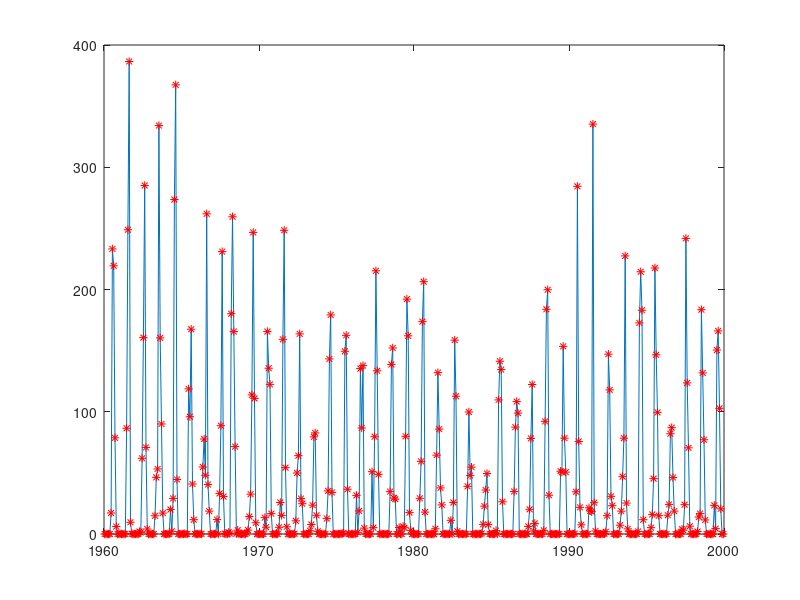

This chart was generated by the following MATLAB code: (Note: this script raises an error after producing the figure.)
%% Clean up and add path
clear; clc;
close all;
addpath('../functions', '../data')
load proj23.mat
%% Plot
figure()
plot(ElGeneina.rain_org_t, ElGeneina.rain_org)
hold on
plot(ElGeneina.rain_org_t, ElGeneina.rain_org, '*', 'Color', 'r')
rain = ElGeneina.rain_org;
% y = rain;
% N = length(rain);
% rain_init = zeros(3,N);
% rain_init(1,:) = rain./3;  
% rain_init(2,:) = rain./3;
% rain_init(3,:) = rain./3;
%%
len = length(ElGeneina.nvdi);
idx_model_nvdi = 1:round(0.7*len);
idx_validation_nvdi = round(0.7*len) + 1 : round(0.9*len);
idx_test_nvdi = round(0.9*len + 1 : len);
tt = ElGeneina.nvdi_t;

last_t = tt(length(idx_model_nvdi));
last_rain_rec = find(last_t - ElGeneina.rain_org_t < 0 & last_t - ElGeneina.rain_org_t > -0.05);

y = ElGeneina.rain_org(1:last_rain_rec);
N = length(y);
rain_init = zeros(3,N);
rain_init(1,:) = y./3;  
rain_init(2,:) = y./3;
rain_init(3,:) = y./3;

%find(tt==nvdi_t(1)) + length(model_nvdi): find(tt==nvdi_t(1)) + length(model_nvdi) + length(validation_nvdi) - 1) + 1);

%idx_model_rain = 1:round(0.7*len);
%idx_validation_nvdi = round(0.7*len) + 1 : round(0.9*len);
%idx_test_nvdi = round(0.9*len + 1 : end);
%% Estimating parameters with Kalman Filter
windowsize = 20;
a1 = -0.4; % Intial AR param estimate

for i = 1:21 % Update Ar 20 time
    if(i == 21)
        y = ElGeneina.rain_org(1:end);
        N = length(y);
        rain_init = zeros(3,N);
        rain_init(1,:) = y./3;  
        rain_init(2,:) = y./3;
        rain_init(3,:) = y./3;
    end
    A =[-a1 0 0;1 0 0; 0 1 0];
    at = zeros(N,1);
    Rw    = 10e-3;                                      % Measurement noise covariance matrix, R_w. Note that Rw has the same dimension as Ry.
    Re    = eye(3)*10e-1;                        % System noise covariance matrix, R_e. Note that Re has the same dimension as Rx_t1.
    Rx_t1 = eye(3); %correct?                             % Initial covariance matrix, V0 = R_{1|0}^{x,x}
    e_hat  = zeros(N,1);                             % Estimated one-step prediction error.
    xt    = rain_init;                         % Estimated states. Intial state, x_{1|0} = 0.
    yhat  = zeros(N,1);                             % Estimated output.
    xStd  = zeros(3,N);                         % Stores one std for the one-step prediction.
    for t=2 :N                                       
        % Update the predicted state and the time-varying state vector.
        x_t1 = A*xt(:,t-1);                         % x_{t|t-1} = A x_{t-1|t-1}
        C    = [1 1 1];     % Use earlier prediction errors as estimate of e_t.
        
        % Update the parameter estimates.
        Ry = C*Rx_t1*C' + Rw;                       % R_{t|t-1}^{y,y} = C R_{t|t-1}^{x,x} + Rw
        Kt = Rx_t1*C'/Ry;                           % K_t = R^{x,x}_{t|t-1} C^T inv( R_{t|t-1}^{y,y} )
        yhat(t) = C*x_t1;                           % One-step prediction, \hat{y}_{t|t-1}.
        e_hat(t) = y(t)-yhat(t);                     % One-step prediction error, \hat{e}_t = y_t - \hat{y}_{t|t-1}
        xt(:,t) = x_t1 + Kt*( e_hat(t) );            % x_{t|t}= x_{t|t-1} + K_t ( y_t - Cx_{t|t-1} ) 
        
        if (any(xt(:,t) < 0))
            target_sum = sum(xt(:,t)); % The sum that needs to be maintained
            
            % Solve the NNLS problem
            new_data = lsqnonneg(eye(3), xt(:,t));
            
            % Scale the new data to ensure the sum matches the target sum
            scale_factor = target_sum / sum(new_data);
            xt(:,t) = new_data * scale_factor;
        end

        % Update the covariance matrix estimates.
        Rx_t  = Rx_t1 - Kt*Ry*Kt';                  % R^{x,x}_{t|t} = R^{x,x}_{t|t-1} - K_t R_{t|t-1}^{y,y} K_t^T
        Rx_t1 = A*Rx_t*A' + Re;                     % R^{x,x}_{t+1|t} = A R^{x,x}_{t|t} A^T + Re
    
        % Estimate a one std confidence interval of the estimated parameters.
        % This is only for the plots.
        xStd(:,t) = sqrt( diag(Rx_t) );            % This is one std for each of the parameters for the one-step prediction.    
    end
    
    xtemp = flip(xt,1);
    data = iddata(xtemp(:)); % All x data, should be AR
    model_init = idpoly([1 a1], [], []) ;
    model_armax_1 = pem(data , model_init);
    present(model_armax_1)
    % if a1 == model_armax_1.A(2)
    %     break
    % else
    a1 = model_armax_1.A(2) % New Ar parameter, update and loop
    % end
end

%% Reconstruct 
%Or do this
rain_rec = flip(xt,1); % DISCUSS THIS
rain_reconstructed = rain_rec(:);
rain_reconstructed = [rain_reconstructed(2:end); 0];
% With Provided time vector
tt = ElGeneina.rain_t;

std_rec = flip(xStd,1); % DISCUSS THIS
std_reconstructed = std_rec(:);
std_reconstructed = [std_reconstructed(2:end); 0];

%%

% Or this if using provided time vector
figure(); 
hold on;
pl1 = plot(tt, rain_reconstructed); 

pl2 = plot(tt(1), rain_reconstructed(1),'*', 'color', 'r');
hold on
pl2 = plot(tt(2), rain_reconstructed(2),'*', 'color', 'r');
hold on
pl3 = plot(tt(2), rain(2),'*', 'color', 'k');
hold on
counter = 2;
for i=3:3:length(rain_reconstructed)-2
    plot(tt(i), rain_reconstructed(i),'*', 'color', 'r')
    hold on 
    plot(tt(i+1), rain_reconstructed(i+1),'*', 'color', 'r')
    hold on
    pl2 = plot(tt(i+2), rain_reconstructed(i+2),'*', 'color', 'r');
    hold on
    pl3 = plot(tt(i+2), rain(counter),'*', 'color', 'k');
    hold on
    counter = counter + 1;
end

legend([pl1 pl2 pl3],{'Reconstructed Line ','Reconstructed Points', 'Original'})

%% Compare sums
% Or if using provided time vector
sums = zeros(480, 1);
sums(1) = 0;
counter = 2;
for i=3:3:length(rain_reconstructed)-2
    sums(counter) = rain_reconstructed(i) + rain_reconstructed(i+1) + rain_reconstructed(i+2);
    counter = counter +1;
end
diff = sums - ElGeneina.rain_org;
%% Plot
nvdi = 2.*(ElGeneina.nvdi./255) -1; %log??
nvdi_t = ElGeneina.nvdi_t;
figure();
plot(nvdi_t, nvdi)

plotACFnPACF(nvdi, 40, 'data');

%%
model_t = nvdi_t(idx_model_nvdi);
%model_t = model_t(125:end);
validation_t = nvdi_t(idx_validation_nvdi);
test_t = nvdi_t(idx_test_nvdi);

model_nvdi = nvdi(idx_model_nvdi);
%model_nvdi = model_nvdi(125:end);
validation_nvdi = nvdi(idx_validation_nvdi);
test_nvdi = nvdi(idx_test_nvdi);

figure; 
lambda_max = bcNormPlot(model_nvdi,1)
%% Remove deterministic trend WRONG ONLY ON MODEL DATA
figure();
plot(model_t, model_nvdi)

mdl = fitlm(model_t, model_nvdi)
intercept = mdl.Coefficients(1,1).Estimate;
slope = mdl.Coefficients(2,1).Estimate;
nvdi_trend = model_nvdi- (model_t.*slope + intercept);
figure();
plot(model_t, nvdi_trend)
plotACFnPACF(nvdi_trend, 40, 'data');
figure; 
lambda_max = bcNormPlot(nvdi_trend,1);
%% Remove season of 36
% A36 = [1 zeros(1, 35) -1]; 
% nvdi_season = filter(A36, 1, nvdi_trend);
% nvdi_season = nvdi_season(length(A36) : end );
% nvdi_t = nvdi_t(length(A36) : end);
% figure();
% plot(nvdi_t, nvdi_season)
% plotACFnPACF(nvdi_season, 40, 'data');
% figure; 
% lambda_max = bcNormPlot(nvdi_season,1);
%% Ar(1) 
plotACFnPACF(nvdi_trend, 45, 'AR(1)' );
data = iddata(nvdi_trend);
Am = [1 1];

model_init = idpoly(Am, [], []) ;
model_armax_1 = pem(data , model_init);

e_hat = filter(model_armax_1.A , model_armax_1.C , nvdi_trend) ;
e_hat = e_hat(length(model_armax_1.A ) : end ) ;

present(model_armax_1)
[acfEst, pacfEst] = plotACFnPACF(e_hat, 45, 'AR(1)' );
checkIfNormal(acfEst(2:end), 'ACF' );
checkIfNormal(pacfEst(2:end), 'PACF' );
checkIfWhite(e_hat);
%% a1 + a36 
data = iddata(nvdi_trend);
Am = [1 1 zeros(1,34) 1];
model_init = idpoly(Am, [], []) ;
model_init.Structure.a.Free = Am;
model_armax_1 = pem(data , model_init);

e_hat = filter(model_armax_1.A , model_armax_1.C , nvdi_trend) ;
e_hat = e_hat(length(model_armax_1.A ) : end ) ;

present(model_armax_1)
[acfEst, pacfEst] = plotACFnPACF(e_hat, 45, 'AR(1)' );
checkIfNormal(acfEst(2:end), 'ACF' );
checkIfNormal(pacfEst(2:end), 'PACF' );
checkIfWhite(e_hat);
 
%% Ar(1) with (1+a36 z^-36)
data = iddata(nvdi_trend);
Am = conv([1 zeros(1, 35), -1], [1 1]);
model_init = idpoly(Am, [], []) ;
model_init.Structure.a.Free = Am;
model_armax_1 = pem(data , model_init);

e_hat = filter(model_armax_1.A , model_armax_1.C , nvdi_trend) ;
e_hat = e_hat(length(model_armax_1.A ) : end ) ;

present(model_armax_1)
[acfEst, pacfEst] = plotACFnPACF(e_hat, 45, 'AR(1)' );
checkIfNormal(acfEst(2:end), 'ACF' );
checkIfNormal(pacfEst(2:end), 'PACF' );
checkIfWhite(e_hat);

%% Predict WRONG TAKE CARE OF LOG AND LINEAR
ks = [1 7];
naive_vals = {};
for i=1:2
    t_predict = cat(1,model_t, validation_t);
    y = cat(1, model_nvdi, validation_nvdi);
    y_trend = y - (t_predict.*slope + intercept);
    A = model_armax_1.A;
    C = model_armax_1.C;

    k = ks(i);
    if(i == 1)
        y_naive = zeros(1, length(y) +1 );
        y_naive(2: end) = y;
        y_naive = y_naive(1:end - 1);
        
        ehat_naive = y-y_naive';

        y_naive = y_naive(length(model_t)+1:end);
        ehat_naive = ehat_naive(length(model_t)+1:length(t_predict));
        naive_vals{1} = [y_naive' ehat_naive];
        %throw = k + 20;
        %ehat_naive = ehat_naive(throw:length(ehat_naive));
    else
        % y_naive = zeros(1, length(y) + 7 );
        % y_naive(8: end) = y;
        % y_naive = y_naive(1:end - 7);
        % ehat_naive = y-y_naive';
        %ehat_naive = ehat_naive(k + 20:length(ehat_naive));
        y_naive = zeros(1, length(y) + 36 );
        y_naive(37: end) = y;
        y_naive = y_naive(1:end - 36);
        ehat_naive = y-y_naive';

        y_naive = y_naive(length(model_t)+1:end);
        ehat_naive = ehat_naive(length(model_t)+1:length(t_predict));
        naive_vals{7} = [y_naive' ehat_naive];

        %throw = k + 30;
        %ehat_naive = ehat_naive(throw:length(ehat_naive));
    end

    [Fk, Gk] = polydiv(C, A, k) ;
    yhatk = filter(Gk, C, y_trend) ;
    yhatk = yhatk + (t_predict.*slope + intercept);

    ehat = y-yhatk;

    yhatk = yhatk(length(model_t)+1:end);
    ehat = ehat(length(model_t)+1:end);
    %ehat = ehat(throw:end);  % Remove the corrupted samples. You might need to add a bit of a margin.

    %ehat_naive = ehat_naive(k+20:end);
    %length(ehat_naive)
    t_predict = t_predict(length(model_t)+1:end);
    y = y(length(model_t)+1:end);
    figure()
    subplot(211)
    plot(t_predict,y)
    hold on
    plot(t_predict, yhatk)
    hold on
    plot(t_predict, y_naive)
    title('NVDI')
    legend('True data', append(int2str(k), '-step prediction'), 'Naive')

    % Form the prediction error and examine the ACF. Note that the prediction
    % residual should only be white if k=1. 
    subplot(212)
    plot(t_predict, ehat.^2)
    var_ehat = var(ehat)

    hold on
    plot(t_predict, ehat_naive.^2)
    var_ehat_naive = var(ehat_naive)
    legend('ehat = y-yhatk', 'naive')
    plotACFnPACF(ehat, 40, append(int2str(k), '-step prediction'));
    if(i == 1)
        var_noise = var(ehat);
    end
    mean_ehat = mean(ehat) ;
    var_theoretical = (norm(Fk).^2) .*var_noise;
    var_est = var(ehat);
    conf =0 + [-1 1].*norminv(0.975).*sqrt(var_theoretical);
    precentage_outside = (sum(ehat > conf(2)) + sum(ehat < conf(1)))./length(ehat);
end

%% Examine the data.
figure; 
subplot(211); 
idx_rain_nvdimodel_dates = find(tt==model_t(1)): find(tt==model_t(1)) + length(nvdi_trend) - 1;
x = rain_reconstructed(idx_rain_nvdimodel_dates);
%x = x(125:end);
%x = x./max(x); % RESCALING.
y = nvdi_trend; 
%y = y(17:end);
x = log(x+1);
mean_x = mean(x);
x = (x - mean_x)./50;
%x=x(17:end);
%x = x;
%x = ((max(model_nvdi) - min(model_nvdi)).*(x - min(x)))./(max(x)-min(x)) + min(model_nvdi);
plot(x); % manual inspection
ylabel('Input signal')
title('Measured signals')
subplot(212); 
plot( y ); 
ylabel('Output signal')
xlabel('Time')
%x = x - mean(x);
figure
[Cxy,lags] = xcorr( y, x, 100, 'coeff' );
stem( lags, Cxy )
hold on
condInt = 2*ones(1,length(lags))./sqrt( length(y) );
plot( lags, condInt,'r--' )
plot( lags, -condInt,'r--' )
hold off
xlabel('Lag')
ylabel('Amplitude')
title('Crosscorrelation between in- and output')
%% Modeling x
figure();

plot(x);
title('Input data');
plotACFnPACF(x, 50, 'Input Data' );

% Model as ARMA(1,2) component
data = iddata(x);
Am = conv([1 1 1], [1 zeros(1, 35) 1]);%[1 1 1 zeros(1, 33) 1];
Cm =[];%Cm = [1 0 0 1];
model_init = idpoly(Am, [], Cm) ;
model_init.Structure.a.Free = Am;
%model_init.Structure.c.Free = Cm;

inputModel = pem(data , model_init);

w_t = filter(inputModel.A , inputModel.C , x) ;
w_t = w_t(length(inputModel.A ): end ) ;
var_ex = var(w_t);

eps_t = filter(inputModel.A , inputModel.C , y) ;
eps_t = eps_t(length(inputModel.A ): end ) ;

present(inputModel)
[acfEst, pacfEst] = plotACFnPACF(w_t, 50, 'AR(1)' );
checkIfNormal(acfEst(2:end), 'ACF' );
checkIfNormal(pacfEst(2:end), 'PACF' );
checkIfWhite(w_t);

A = inputModel.A;
C = inputModel.C;
%%
n = length(x);
M = 70;
figure()
[Cxy,lags] = xcorr(eps_t, w_t, M, 'coeff' ); %(d,r,s) = (4,2,0)
stem(lags, Cxy)
title ('Cross_correlation_function'), xlabel('Lag')
hold on
plot(-M:M, 2/ sqrt(n) * ones(1, 2*M+1), '--')
plot(-M:M, -2/sqrt(n) * ones(1, 2*M+1) , '--' )
hold off
d=3; r=0; s=0; 
%%
A2 = ones(1, r+1);
%B = [zeros(1,d) ones(1, s+1)];
%B = [0 0 0 1 0 0 1 1 1 zeros(1,22) 1 1 1 ];

idx = [3 5 7 17 32 34 36];
arr = zeros(1, idx(end) +1);
arr(idx +1 ) = 1;
B = arr;

Mi = idpoly([1], [B], [], [], [A2]) ;
Mi.Structure.B.Free = B;
z = iddata(y, x) ;
Mba2 = pem(z, Mi ) ;present(Mba2)
etilde = resid(Mba2, z);
etilde = etilde.y;
etilde = etilde(length(Mba2.B): end);

figure()
[Cxy,lags] = xcorr(etilde, x(length(Mba2.B): end), M, 'coeff' );
stem(lags, Cxy)
title ('Cross_correlation_function'), xlabel('Lag')
hold on
plot(-M:M, 2/ sqrt(n) * ones(1, 2*M+1), '--')
plot(-M:M, -2/sqrt(n) * ones(1, 2*M+1) , '--' )
hold off

%% Model etilde
figure();
plot(etilde);
title('etilde data');
plotACFnPACF(etilde, M, 'Input Data' );

A2_diff = [1 0 -1];
Cm = [1 1];%conv([1 zeros(1, 35) 1], A2_diff);
model_init = idpoly([1 1], [], []) ;
%model_init.Structure.a.Free = Am;
%model_init.Structure.c.Free = Cm;
%model_init = idpoly([1 1 1], [], []) ;
model_input = pem(iddata(etilde), model_init);

e_hat = filter(model_input.A , model_input.C , etilde) ;
e_hat = e_hat(length(model_input.A ) : end ) ;

present(model_input)
[acfEst, pacfEst] = plotACFnPACF(e_hat, M, 'AR(1)' );
checkIfNormal(acfEst(2:end), 'ACF' );
checkIfNormal(pacfEst(2:end), 'PACF' );
checkIfWhite(e_hat);

A1 = model_input.A;
C2 = model_input.C;

%% Full BJ Model
Mi = idpoly(1, B, C2, A1, A2) ;
Mi.Structure.D.Free = A1;
Mi.Structure.B.Free = B;

z = iddata(y, x);
MboxJ = pem (z, Mi);
present (MboxJ );

ehat = resid(MboxJ, z).y;
ehat = ehat(length(MboxJ): end);

[acfEst, pacfEst] = plotACFnPACF(ehat, M, 'Box-Jenkins');
checkIfNormal(acfEst(2:end), 'ACF' );
checkIfNormal(pacfEst(2:end), 'PACF' );
checkIfWhite(ehat);

figure()
[Cxy,lags] = xcorr(ehat, x, M, 'coeff' );
stem(lags, Cxy)
title ('Cross_correlation_function'), xlabel('Lag')
hold on
plot(-M:M, 2/ sqrt(n) * ones(1, 2*M+1), '--')
plot(-M:M, -2/sqrt(n) * ones(1, 2*M+1) , '--' )
hold off
%%
k = 1;
idx_rain_nvdi_val = find(tt==validation_t(1)): find(tt==validation_t(end)) ;
idx_rain_nvdi_test = find(tt==test_t(1)): find(tt==test_t(end)) ;

x_val = (log(rain_reconstructed(idx_rain_nvdi_val) + 1) - mean_x)./50;
x_test = (log(rain_reconstructed(idx_rain_nvdi_test) + 1) - mean_x)./50;

x_model_val = cat(1, x, x_val);
x_model_val_test = cat(1, x, x_val, x_test);

t_predict_model_val = cat(1,model_t, validation_t);
t_predict_model_val_test = cat(1,model_t, validation_t, test_t);

y_model_val = cat(1, model_nvdi, validation_nvdi);
y_model_val_test = cat(1, model_nvdi, validation_nvdi, test_nvdi);

y_val = y_model_val(length(model_nvdi)+1:end);
y_test = y_model_val_test(length(model_nvdi) + length(validation_nvdi) + 1:end);

y_trend_model_val = y_model_val - (t_predict_model_val.*slope + intercept);
y_trend_model_val_test = y_model_val_test - (t_predict_model_val_test.*slope + intercept);

[Fx, Gx] = polydiv( inputModel.C, inputModel.A, k );
xhatk_model_val = filter(Gx, inputModel.C, x_model_val);
xhatk_model_val_test = filter(Gx, inputModel.C, x_model_val_test);

xhatk_val = xhatk_model_val(length(model_nvdi)+1: end);
xhatk_test = xhatk_model_val_test(length(model_nvdi) + length(validation_nvdi) + 1: end);

ehat_val = x_val - xhatk_val;
ehat_test = x_test - xhatk_test;
ehat_model_val_inp = x_model_val - xhatk_model_val; % need to throw here

t_predict_val = t_predict_model_val(length(model_nvdi) + 1 : end);
t_predict_test = t_predict_model_val_test(length(model_nvdi) + length(validation_nvdi) + 1: end);

%modelLim = 400
figure()
subplot(211)
plot(t_predict_val, xhatk_val)
hold on
plot(t_predict_val, x_val)
legend('xhatk', 'x')
subplot(212)
plot(t_predict_val, ehat_val);
legend('ehat')

figure()
subplot(211)
plot(t_predict_test, xhatk_test)
hold on
plot(t_predict_test, x_test)
legend('xhatk', 'x')
subplot(212)
plot(t_predict_test, ehat_test);
legend('ehat')

std_xk = sqrt( sum( Fx.^2 )*var_ex ); %NEED TO CHECK THIS
fprintf( 'The theoretical std of the %i-step prediction error is %4.2f.\n', k, std_xk)

%% Form the residual. Is it behaving as expected? Recall, no shift here!
%ehat = ehat(30:end);

figure
acf( ehat_val, 40, 0.05, 1 );
title( sprintf('ACF of the %i-step input prediction residual', k) )
fprintf('This is a %i-step prediction. Ideally, the residual should be an MA(%i) process.\n', k, k-1)
checkIfWhite( ehat_val );
pacfEst = pacf( ehat_val, 40, 0.05 );
checkIfNormal( pacfEst(k+1:end), 'PACF' );

figure
acf( ehat_test, 40, 0.05, 1 );
title( sprintf('ACF of the %i-step input prediction residual', k) )
fprintf('This is a %i-step prediction. Ideally, the residual should be an MA(%i) process.\n', k, k-1)
checkIfWhite( ehat_test );
pacfEst = pacf( ehat_test, 40, 0.05 );
checkIfNormal( pacfEst(k+1:end), 'PACF' );
%% Proceed to predict the data using the predicted input.
% Form the BJ prediction polynomials. In our notation, these are
%   A1 = foundModel.D
%   C1 = foundModel.C
%   A2 = foundModel.F
% 
% The KA, KB, and KC polynomials are formed as:
%   KA = conv( A1, A2 );
%   KB = conv( A1, B );
%   KC = conv( A2, C1 );
%
KA = conv( MboxJ.D, MboxJ.F );
KB = conv( MboxJ.D, MboxJ.B );
KC = conv( MboxJ.F, MboxJ.C );

% Form the ARMA prediction for y_t (note that this is not the same G
% polynomial as we computed above (that was for x_t, this is for y_t).
[Fy, Gy] = polydiv( MboxJ.C, MboxJ.D, k );

% Compute the \hat\hat{F} and \hat\hat{G} polynomials.
[Fhh, Ghh] = polydiv( conv(Fy, KB), KC, k );

% Form the predicted output signal using the predicted input signal.
yhatk_model_val  = filter(Fhh, 1, xhatk_model_val) + filter(Ghh, KC, x_model_val) + filter(Gy, KC, y_trend_model_val);
yhatk_model_val_test  = filter(Fhh, 1, xhatk_model_val_test) + filter(Ghh, KC, x_model_val_test) + filter(Gy, KC, y_trend_model_val_test);

yhatk_val = yhatk_model_val(length(model_nvdi)+1:end) + (slope.*t_predict_val + intercept);
yhatk_test = yhatk_model_val_test(length(model_nvdi) + length(validation_nvdi) + 1:end) + (slope.*t_predict_test + intercept);

ehat_val = y_val - yhatk_val;
ehat_test = y_test - yhatk_test;
ehat_model_val = y_model_val - yhatk_model_val + (slope.*t_predict_model_val + intercept);% Need to throw SHould not use test here, but forget now

var_ehat_val = var(ehat_val)
var_ehat_test = var(ehat_test)

% A very common error is to forget to add the predicted inputs. Lets try
% that to see what happens.
% yhatk  = filter(Ghh, KC, x) + filter(Gy, KC, y);
naive = naive_vals{k}; % NEED TO IMPLEMENT NAIVE FOR TEST
figure()
subplot(211)
plot(t_predict_val, y_val)
hold on
plot(t_predict_val, yhatk_val)
hold on
plot(t_predict_val, naive(:,1))
legend('y', 'yhatk', 'naive')
subplot(212)
plot(t_predict_val, ehat_val.^2);
hold on
plot(t_predict_val, naive(:,2).^2)
legend('ehat', 'ehat naive')

figure()
subplot(211)
plot(t_predict_test, y_test)
hold on
plot(t_predict_test, yhatk_test)
hold on
%plot(t_predict_test, naive(:,1))
legend('y', 'yhatk', 'naive')
subplot(212)
plot(t_predict_test, ehat_test.^2);
hold on
%plot(t_predict_test, naive(:,2).^2)
legend('ehat', 'ehat naive')
%line( [modelLim modelLim], [-1e6 1e6 ], 'Color','red','LineStyle',':' )

%% Estimate the unknown parameters using a Kalman filter and form the one-step prediction.
% The ARMAX model is  
%
%   KA y(t) = KB x(t) + KC e(t)
%
% This means, for our example, that the one-step prediction is formed as
%
% y(t+1) = -KA(2)y(t) - KA(3)y(t) + KB(1)x(t+1) + KB(2)x(t) + KB(3)x(t-1) + e(t+1) + KC(3)e(t-1)
%        =  [ y(t) y(t-1) x(t+1) x(t) x(t-1) e(t-1) ] [ -KA(2) -KA(3) KB(1) KB(2) KB(3) KC(3) ]^T + e(t+1)
%
% Note that Matlab vectors starts at index 1, therefore the first index in
% the A vector, A(1), is the same as we normally denote a_{0}. Furthermore,
% note that both x(t) are x(t-1) known, whereas x(t+1) needs to be
% predicted. For simplicity, we here use the polynomial prediction of the
% input, but this should of course also be predicted using a Kalman filter.
% 
% For illustration purposes, we consider three different cases; in the first
% version, we estimate the parameters of the input; in the second, we 
% assume these to be fixed. In the third case, we modify the second case
% and examine if we can remove the KC parameter without losing too much
% performance. 
%
N = length(t_predict_model_val);
y = y_trend_model_val;
x = x_model_val;
codeVersion = 1;
modelLim = 100;
switch codeVersion
    case 1
        nnz_KB  = find(KB ~= 0);
        noPar   = length(nnz_KB) + 1;                            % The vector of unknowns is [ -KA(2) -KA(3) KB(1) KB(2) KB(3) KC(3) ]
        xt      = zeros(noPar, N);               % Estimated states. Set the initial state to the estimated parameters.
        xt(:,max(nnz_KB)-1) = [ -KA(2) KB(nnz_KB)];
    case 2
        noPar   = 3;                            % The vector of unknowns is [ -KA(2) -KA(3) KC(3) ]
        xt      = zeros(noPar,N);               % Estimated states. Set the initial state to the estimated parameters.
        xt(:,2) = [ -KA(2) -KA(3) KC(3) ];
    case 3
        noPar   = 2;                            % The vector of unknowns is [ -KA(2) -KA(3)  ]
        xt      = zeros(noPar,N);               % Estimated states. Set the initial state to the estimated parameters.
        xt(:,2) = [ -KA(2) -KA(3) ];
end
%%
A     = eye(noPar);
Rw    = std(ehat_model_val);                                % Measurement noise covariance matrix, R_w. Try using the noise estimate from the polynomial prediction.
Re    = 1e-9*eye(noPar);                        % System noise covariance matrix, R_e.
Rx_t1 = 4e-4*eye(noPar);                        % Initial covariance matrix, R_{1|0}^{x,x}
Rx_k  = Rx_t1;
h_et  = zeros(N,1);                             % Estimated one-step prediction error.
yhatK = zeros(N,1);                             % Estimated output.
xStd  = zeros(noPar,N);                         % Stores one std for the one-step prediction.
startInd = max(nnz_KB);                                   % We use t-2, so start at t=3.

for t=startInd:N
    % Update the predicted state and the time-varying state vector.
    x_t1 = A*xt(:,t-1);                         % x_{t|t-1} = A x_{t-1|t-1}
    switch codeVersion
        case 1                                  % Estimate all parameters.
            C = [ y(t-1) x(t - nnz_KB + 1)' ];
            % C = [yhatK_1(t) x(t - nnz_KB + 2)'];--> yhatK_2
            % C = [yhatK_2(t+1) x(t - nnz_KB + 3)']; ---> yhatK_3
            % ----- xhatk
            % C = [yhatK_3(t+2) xhatk_1 x(t - nnz_KB(2:end) + 4)'];
            yhatK(t) = C*x_t1;
        case 2                                  % Note that KB does not vary in this case.
            C = [ y(t-1) y(t-2) h_et(t-2) ];
            yhatK(t) = C*x_t1 + KB * [xhatk(t) x(t-1) x(t-2)]';
        case 3
            C = [ y(t-1) y(t-2) ];              % Ignore one component.
            yhatK(t) = C*x_t1 + KB * [xhatk(t) x(t-1) x(t-2)]';
    end

    % Update the parameter estimates.
    Ry = C*Rx_t1*C' + Rw;                       % R_{t|t-1}^{y,y} = C R_{t|t-1}^{x,x} + Rw
    Kt = Rx_t1*C'/Ry;                           % K_t = R^{x,x}_{t|t-1} C^T inv( R_{t|t-1}^{y,y} )
    h_et(t) = y(t)-yhatK(t);                    % One-step prediction error, \hat{e}_t = y_t - \hat{y}_{t|t-1}
    xt(:,t) = x_t1 + Kt*( h_et(t) );            % x_{t|t}= x_{t|t-1} + K_t ( y_t - Cx_{t|t-1} ) 

    % Update the covariance matrix estimates.
    Rx_t  = Rx_t1 - Kt*Ry*Kt';                  % R^{x,x}_{t|t} = R^{x,x}_{t|t-1} - K_t R_{t|t-1}^{y,y} K_t^T
    Rx_t1 = A*Rx_t*A' + Re;                     % R^{x,x}_{t+1|t} = A R^{x,x}_{t|t} A^T + Re

    % Estimate a one std confidence interval of the estimated parameters.
    xStd(:,t) = sqrt( diag(Rx_t) );             % This is one std for each of the parameters for the one-step prediction.
end



%% Examine the estimated parameters.
% Compute the true parameters for the KA, KB, and KC polynomials.
% KA0 = conv( A1, A2 );
% KB0 = conv( A1, B );
% KC0 = conv( A2, C1 );
switch codeVersion
    case 1
        trueParams = [ -KA(2) KB(nnz_KB)];
    case 2
        trueParams = [ -KA0(2) -KA0(3) KC0(3) ];
    case 3
        trueParams = [ -KA0(2) -KA0(3) ];
end

figure
plotWithConf( 1:N, xt', xStd', trueParams );
line( [modelLim modelLim], [-2 2], 'Color','red','LineStyle',':' )
axis([startInd-1 N -1.5 1.5])
title(sprintf('Estimated parameters, with Re = %7.6f and Rw = %4.3f', Re(1,1), Rw(1,1)))
xlabel('Time')
fprintf('Using code version %i:\n', codeVersion);
fprintf('The final values of the Kalman estimated parameters are:\n')
for k0=1:length(trueParams)
    fprintf('  True value: %5.2f, estimated value: %5.2f (+/- %5.4f).\n', trueParams(k0), xt(k0,end), xStd(k0,end) )
end 


%% Show the one-step prediction. 
figure
plot( [y_trend_model_val yhatK] )
title('One-step prediction of the validation data')
xlabel('Time')
legend('Realisation', 'Kalman estimate', 'Polynomial estimate', 'Location','SW')
xlim([modelLim N])

% Form the prediction residuals for the validation data.
eK = y(length(model_nvdi)+1:end)-yhatK(length(model_nvdi)+1:end);
var(eK)
plotACFnPACF( eP, 40, 'One-step prediction using the polynomial estimate');
plotACFnPACF( eK, 40, 'One-step prediction using the Kalman filter');
fprintf('The variance of the validation data is               %7.2f.\n', var(y(modelLim:end)))
fprintf('The estimated variance of the polynomial estimate is %7.2f.\n', var(eP))
fprintf('The estimated variance of the Kalman estimate is     %7.2f.\n', var(eK))

%% K = 7
%%%% Estimate the unknown parameters using a Kalman filter and form the one-step prediction.
% The ARMAX model is  
%
%   KA y(t) = KB x(t) + KC e(t)
%
% This means, for our example, that the one-step prediction is formed as
%
% y(t+1) = -KA(2)y(t) - KA(3)y(t) + KB(1)x(t+1) + KB(2)x(t) + KB(3)x(t-1) + e(t+1) + KC(3)e(t-1)
%        =  [ y(t) y(t-1) x(t+1) x(t) x(t-1) e(t-1) ] [ -KA(2) -KA(3) KB(1) KB(2) KB(3) KC(3) ]^T + e(t+1)
%
% Note that Matlab vectors starts at index 1, therefore the first index in
% the A vector, A(1), is the same as we normally denote a_{0}. Furthermore,
% note that both x(t) are x(t-1) known, whereas x(t+1) needs to be
% predicted. For simplicity, we here use the polynomial prediction of the
% input, but this should of course also be predicted using a Kalman filter.
% 
% For illustration purposes, we consider three different cases; in the first
% version, we estimate the parameters of the input; in the second, we 
% assume these to be fixed. In the third case, we modify the second case
% and examine if we can remove the KC parameter without losing too much
% performance. 
%
N = length(t_predict_model_val);
y = y_trend_model_val;
x = x_model_val;
codeVersion = 1;
modelLim = 100;
switch codeVersion
    case 1
        nnz_KB  = find(KB ~= 0);
        noPar   = length(nnz_KB) + 1;                            % The vector of unknowns is [ -KA(2) -KA(3) KB(1) KB(2) KB(3) KC(3) ]
        xt      = zeros(noPar, N);               % Estimated states. Set the initial state to the estimated parameters.
        xt(:,max(nnz_KB)-1) = [ -KA(2) KB(nnz_KB)];
    case 2
        noPar   = 3;                            % The vector of unknowns is [ -KA(2) -KA(3) KC(3) ]
        xt      = zeros(noPar,N);               % Estimated states. Set the initial state to the estimated parameters.
        xt(:,2) = [ -KA(2) -KA(3) KC(3) ];
    case 3
        noPar   = 2;                            % The vector of unknowns is [ -KA(2) -KA(3)  ]
        xt      = zeros(noPar,N);               % Estimated states. Set the initial state to the estimated parameters.
        xt(:,2) = [ -KA(2) -KA(3) ];
end
%%
A     = eye(noPar);
Rw    = std(ehat_model_val);                                % Measurement noise covariance matrix, R_w. Try using the noise estimate from the polynomial prediction.
Re    = 1e-9*eye(noPar);                        % System noise covariance matrix, R_e.
Rx_t1 = 4e-4*eye(noPar);                        % Initial covariance matrix, R_{1|0}^{x,x}
Rx_k  = Rx_t1;
h_et  = zeros(N,1);                             % Estimated one-step prediction error.
yhatK = zeros(N,1);                             % Estimated output.
xStd  = zeros(noPar,N);                         % Stores one std for the one-step prediction.
yhatk_7 = zeros(N,1);  

noPar_inp = length(inputModel.A) - 1;
A_inp     = zeros(noPar_inp);
A_inp(1, :) = - inputModel.A(2:end);
A_inp(2: noPar_inp+1:end) = 1;
xt_inp      = zeros(noPar_inp, N);
Rw_inp    = 1e-1;%std(ehat_model_val_inp);                                % Measurement noise covariance matrix, R_w. Try using the noise estimate from the polynomial prediction.
Re_inp    = 1e-1*eye(noPar_inp);                        % System noise covariance matrix, R_e.
Rx_t1_inp = 1e-1*eye(noPar_inp);                        % Initial covariance matrix, R_{1|0}^{x,x}
Rx_k_inp  = Rx_t1_inp;
h_et_inp  = zeros(N,1);                             % Estimated one-step prediction error.
xhatK_inp = zeros(N,1);                             % Estimated output.
xhatK_inp_4 = zeros(N,1); % testing
xStd_inp  = zeros(noPar_inp,N);                         % Stores one std for the one-step prediction.

startInd = max(nnz_KB);                                   % We use t-2, so start at t=3.

for t=startInd:N
    % Input
    % Update the predicted state and the time-varying state vector.
    x_t1_inp = A_inp*xt_inp(:,t-1);                         % x_{t|t-1} = A x_{t-1|t-1}
    
    C_inp = [1, zeros(1, noPar_inp - 1)];
    % C = [yhatK_1(t) x(t - nnz_KB + 2)'];--> yhatK_2
    % C = [yhatK_2(t+1) x(t - nnz_KB + 3)']; ---> yhatK_3
    % ----- xhatk
    % C = [yhatK_3(t+2) xhatk_1 x(t - nnz_KB(2:end) + 4)'];
    xhatK_inp(t) = C_inp*x_t1_inp;

    % Update the parameter estimates.
    Ry_inp = C_inp*Rx_t1_inp*C_inp' + Rw_inp;                       % R_{t|t-1}^{y,y} = C R_{t|t-1}^{x,x} + Rw
    Kt_inp = Rx_t1_inp*C_inp'/Ry_inp;                           % K_t = R^{x,x}_{t|t-1} C^T inv( R_{t|t-1}^{y,y} )
    h_et_inp(t) = x(t)-xhatK_inp(t);                    % One-step prediction error, \hat{e}_t = y_t - \hat{y}_{t|t-1}
    xt_inp(:,t) = x_t1_inp + Kt_inp*( h_et_inp(t) );            % x_{t|t}= x_{t|t-1} + K_t ( y_t - Cx_{t|t-1} ) 

    % Update the covariance matrix estimates.
    Rx_t_inp  = Rx_t1_inp - Kt_inp*Ry_inp*Kt_inp';                  % R^{x,x}_{t|t} = R^{x,x}_{t|t-1} - K_t R_{t|t-1}^{y,y} K_t^T
    Rx_t1_inp = A_inp*Rx_t_inp*A_inp' + Re_inp;                     % R^{x,x}_{t+1|t} = A R^{x,x}_{t|t} A^T + Re

    % Estimate a one std confidence interval of the estimated parameters.
    xStd_inp(:,t) = sqrt( diag(Rx_t_inp) );             % This is one std for each of the parameters for the one-step prediction.
    
    % 2 - 4 step predictions
    k= 4;
    Rx_k_inp = Rx_t1_inp;
    ksteps_inp = [xhatK_inp(t)];
    for k0=2:k
        Ck = C_inp;%[ -yk -y(t-6+k0) -y(t-7+k0) h_et(t+k0-1) h_et(t+k0-3) ]; % C_{t+k|t}
        xk = Ck*A_inp^k*xt_inp(:,t-1);                    % \hat{y}_{t+k|t} = C_{t+k|t} A^k x_{t|t}
        Rx_k_inp = A_inp*Rx_k_inp*A_inp' + Re_inp;                  % R_{t+k+1|t}^{x,x} = A R_{t+k|t}^{x,x} A^T + Re  
        ksteps_inp(end + 1) = xk;
    end

    %xhatK_inp_4(t - 1 + k) = xk;
    %yhatk(t - 1 +k) = yk;                            % Note that this should be stored at t+k.


    % Output
    % Update the predicted state and the time-varying state vector.
    x_t1 = A*xt(:,t-1);                         % x_{t|t-1} = A x_{t-1|t-1}

    C = [ y(t-1) x(t - nnz_KB + 1)' ];
    % C = [yhatK_1(t) x(t - nnz_KB + 2)'];--> yhatK_2
    % C = [yhatK_2(t+1) x(t - nnz_KB + 3)']; ---> yhatK_3
    % ----- xhatk
    % C = [yhatK_3(t+2) xhatk_1 x(t - nnz_KB(2:end) + 4)'];
    yhatK(t) = C*x_t1;

    % Update the parameter estimates.
    Ry = C*Rx_t1*C' + Rw;                       % R_{t|t-1}^{y,y} = C R_{t|t-1}^{x,x} + Rw
    Kt = Rx_t1*C'/Ry;                           % K_t = R^{x,x}_{t|t-1} C^T inv( R_{t|t-1}^{y,y} )
    h_et(t) = y(t)-yhatK(t);                    % One-step prediction error, \hat{e}_t = y_t - \hat{y}_{t|t-1}
    xt(:,t) = x_t1 + Kt*( h_et(t) );            % x_{t|t}= x_{t|t-1} + K_t ( y_t - Cx_{t|t-1} ) 

    % Update the covariance matrix estimates.
    Rx_t  = Rx_t1 - Kt*Ry*Kt';                  % R^{x,x}_{t|t} = R^{x,x}_{t|t-1} - K_t R_{t|t-1}^{y,y} K_t^T
    Rx_t1 = A*Rx_t*A' + Re;                     % R^{x,x}_{t+1|t} = A R^{x,x}_{t|t} A^T + Re

    % Estimate a one std confidence interval of the estimated parameters.
    xStd(:,t) = sqrt( diag(Rx_t) );             % This is one std for each of the parameters for the one-step prediction.
    
    k= 5;
    Rx_k = Rx_t1;
    yk = yhatK(t);
    for k0=2:k
        if (k0 > 3)
            Ck = [yk ksteps_inp(1:k0 - 3) x(t - nnz_KB(k0 - 3 +1:end) + k0)']; % C_{t+k|t}
        else
            Ck = [yk x(t - nnz_KB + k0)']; % C_{t+k|t}
        end
        yk = Ck*A^k*xt(:,t-1);                    % \hat{y}_{t+k|t} = C_{t+k|t} A^k x_{t|t}
        Rx_k = A*Rx_k*A' + Re;                  % R_{t+k+1|t}^{x,x} = A R_{t+k|t}^{x,x} A^T + Re  
    end
    yhatk_7(t - 1 +k) = yk;  
end
yhatk_7 = yhatk_7(1:end-(k-1));



%% Examine the estimated parameters.
% Compute the true parameters for the KA, KB, and KC polynomials.
% KA0 = conv( A1, A2 );
% KB0 = conv( A1, B );
% KC0 = conv( A2, C1 );
switch codeVersion
    case 1
        trueParams = [ -KA(2) KB(nnz_KB)];
    case 2
        trueParams = [ -KA0(2) -KA0(3) KC0(3) ];
    case 3
        trueParams = [ -KA0(2) -KA0(3) ];
end

figure
plotWithConf( 1:N, xt', xStd', trueParams );
line( [modelLim modelLim], [-2 2], 'Color','red','LineStyle',':' )
axis([startInd-1 N -1.5 1.5])
title(sprintf('Estimated parameters, with Re = %7.6f and Rw = %4.3f', Re(1,1), Rw(1,1)))
xlabel('Time')
fprintf('Using code version %i:\n', codeVersion);
fprintf('The final values of the Kalman estimated parameters are:\n')
for k0=1:length(trueParams)
    fprintf('  True value: %5.2f, estimated value: %5.2f (+/- %5.4f).\n', trueParams(k0), xt(k0,end), xStd(k0,end) )
end 


%% Show the one-step prediction. 
%xhatK_inp_4 = xhatK_inp_4(1:end-(k-1));

figure
plot( [y yhatk_7] )
title('One-step prediction of the validation data')
xlabel('Time')
legend('Realisation', 'Kalman estimate', 'Polynomial estimate', 'Location','SW')
xlim([0 N])

% Form the prediction residuals for the validation data.
eK = y(length(model_nvdi)+1:end)-yhatk_7(length(model_nvdi)+1:end);
var(eK)
plotACFnPACF( eP, 40, 'One-step prediction using the polynomial estimate');
plotACFnPACF( eK, 40, 'One-step prediction using the Kalman filter');
fprintf('The variance of the validation data is               %7.2f.\n', var(y(modelLim:end)))
fprintf('The estimated variance of the polynomial estimate is %7.2f.\n', var(eP))
fprintf('The estimated variance of the Kalman estimate is     %7.2f.\n', var(eK))
